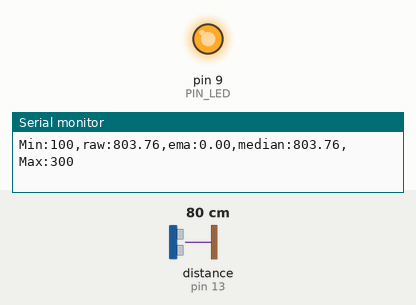
Simulated run of this sketch. Board: Arduino Uno, built with avr-gcc and run on an emulated ATmega328P. Parts: output pins drawn as LEDs (lit = HIGH), the last lines printed to the serial monitor. Wiring (inferred from the names in the program): ultrasonic range finder: trigger pin 12; echo pin 13. The test bench sets the inputs (shaded band); at power-on: distance to the obstacle (sensor on pin 13) 80 cm. The echo pulse lasts 58.3 µs per cm; pins used as bus, display or sensor lines are not drawn.

Above: at 1.2 s.
1.3 s: distance to the obstacle (sensor on pin 13) set to 18 cm
At 2.5 s:
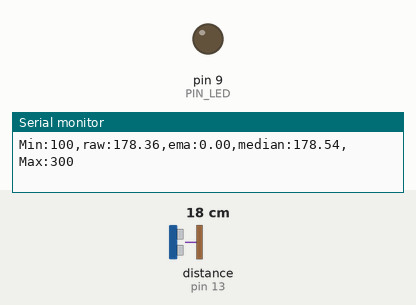
2.8 s: distance to the obstacle (sensor on pin 13) set to 2 cm
At 3.9 s:
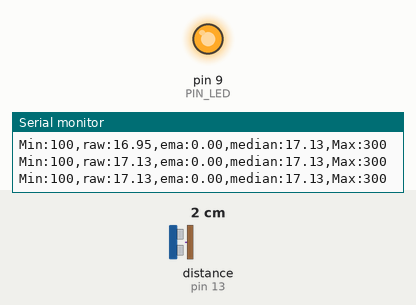
Timing chart, 0 to 5.8 s (numbered marks = the images above; inputs shaded):
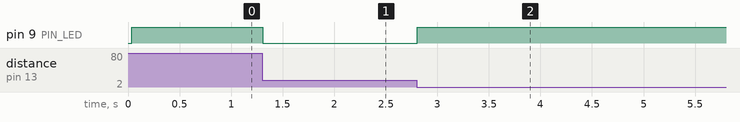

Measured:
- after the input at 1.3 s, pin 9 (PIN_LED): HIGH → LOW at once
- after the input at 2.8 s, pin 9 (PIN_LED): LOW → HIGH at once

The sketch:

09C19.ino
```cpp
//09C19 제출용 코드 작성본
// Arduino pin assignment
#define PIN_LED  9
#define PIN_TRIG 12
#define PIN_ECHO 13

// configurable parameters
#define SND_VEL 346.0     // sound velocity at 24 celsius degree (unit: m/sec)
#define INTERVAL 25       // sampling interval (unit: msec)
#define PULSE_DURATION 10 // ultra-sound Pulse Duration (unit: usec)
#define _DIST_MIN 100     // minimum distance to be measured (unit: mm)
#define _DIST_MAX 300     // maximum distance to be measured (unit: mm)

#define TIMEOUT ((INTERVAL / 2) * 1000.0) // maximum echo waiting time (unit: usec)
#define SCALE (0.001 * 0.5 * SND_VEL)     // coefficent to convert duration to distance

#define _EMA_ALPHA 0.5    // EMA weight of new sample (range: 0 to 1)
#define MEDIAN_SAMPLES 30

// global variables
unsigned long last_sampling_time;   // unit: msec
float dist_ema;                     // EMA distance
float dist_median;                  //중위수 필터결과 저장할 변수 추가함.
float sample_buffer[MEDIAN_SAMPLES];//중위수 버퍼배열
int buffer_index=0;                 //순환 인덱스 추가


  //배열 정리하기
void sort_array(float arr[],int n){
  for(int i=0;i<n-1;i++){
    for(int j=0;j<n-i-1;j++){
      if(arr[j]>arr[j+1]){
        float temp = arr[j];
        arr[j]=arr[j+1];
        arr[j+1]=temp;
      }
    }
  }
}

  //중위수 필터함
float median_filter(float new_sample){
  sample_buffer[buffer_index]=new_sample;
  buffer_index=(buffer_index+1)%MEDIAN_SAMPLES;

  float sorted_buffer[MEDIAN_SAMPLES];
  for(int i=0;i<MEDIAN_SAMPLES;i++){
    sorted_buffer[i]=sample_buffer[i];
  }

  sort_array(sorted_buffer,MEDIAN_SAMPLES);

  return sorted_buffer[MEDIAN_SAMPLES/2];
}


void setup() {
  // initialize GPIO pins
  pinMode(PIN_LED,OUTPUT);
  pinMode(PIN_TRIG,OUTPUT);
  pinMode(PIN_ECHO,INPUT);
  digitalWrite(PIN_TRIG, LOW);

  // initialize serial port
  Serial.begin(57600);

  //중위수 필터 버퍼 초기화하기
  for(int i=0;i<MEDIAN_SAMPLES;i++){
    sample_buffer[i]=_DIST_MAX;
  }
}

void loop() {
  float dist_raw;

  if (millis() < last_sampling_time + INTERVAL)
    return;

  // get a distance reading from the USS
  dist_raw = USS_measure(PIN_TRIG,PIN_ECHO);
  dist_median=median_filter(dist_raw);

  // Modify the below line to implement the EMA equation
  //dist_ema = _EMA_ALPHA* dist_filtered+(1.0 - _EMA_ALPHA)* dist_ema;
  //필터함수 미사용으로인한 EMA주석처리

  // output the distance to the serial port
  Serial.print("Min:");   Serial.print(_DIST_MIN);
  Serial.print(",raw:"); Serial.print(dist_raw);
  Serial.print(",ema:");  Serial.print(dist_ema);
  Serial.print(",median:"); Serial.print(dist_median);
  Serial.print(",Max:");  Serial.print(_DIST_MAX);
  Serial.println("");

  // do something here
  if ((dist_raw < _DIST_MIN) || (dist_raw > _DIST_MAX))
    digitalWrite(PIN_LED, 1);       // LED OFF
  else
    digitalWrite(PIN_LED, 0);       // LED ON

  // update last sampling time
  last_sampling_time += INTERVAL;
}

// get a distance reading from USS. return value is in millimeter.
float USS_measure(int TRIG, int ECHO)
{
  digitalWrite(TRIG, HIGH);
  delayMicroseconds(PULSE_DURATION);
  digitalWrite(TRIG, LOW);

  return pulseIn(ECHO, HIGH, TIMEOUT) * SCALE; // unit: mm
}
```
